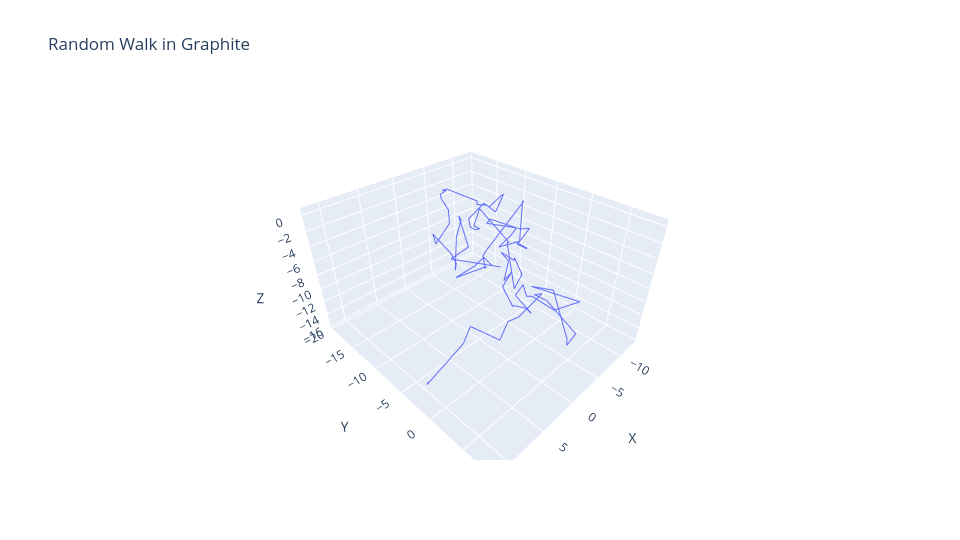

Here is the notebook cell this chart was saved with:
### Markdown cell above
In lead, neutrons travel significantly farther than in water — roughly 10 times the distance on average.

### Code cell
visualise_random_walk(graphite)
